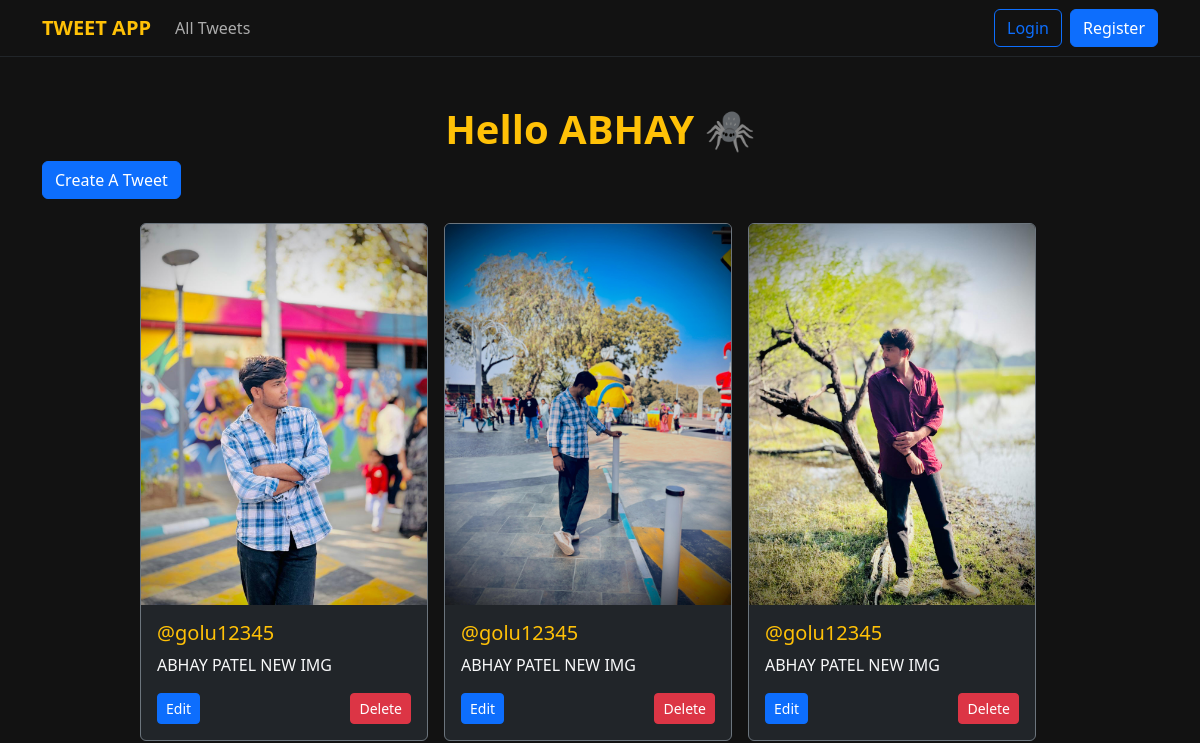
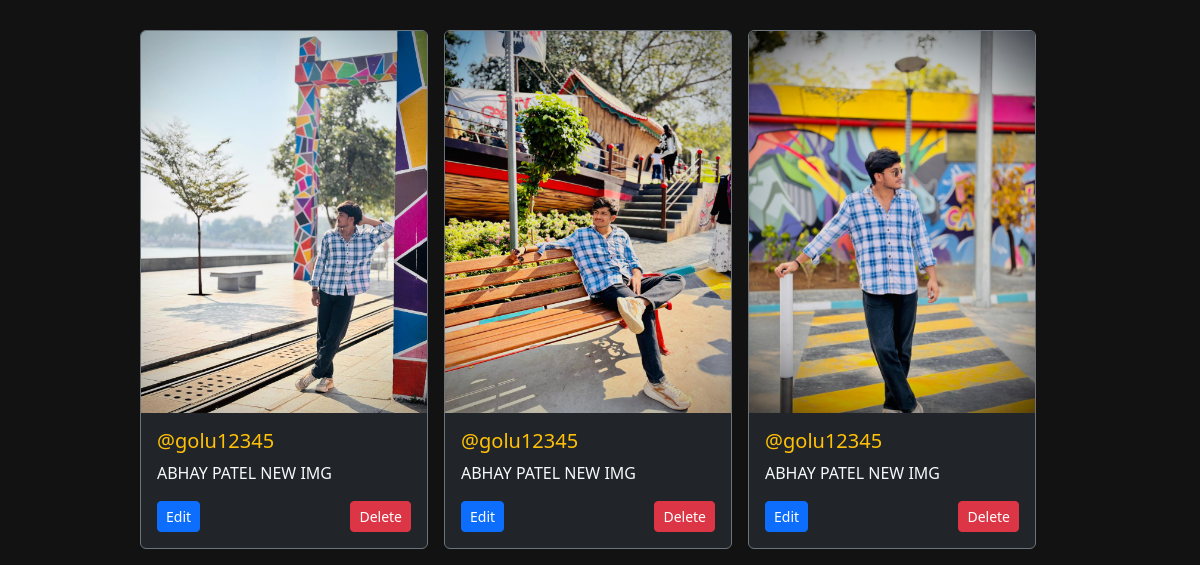
Before: / with the older database file (2 pictures, top to bottom).
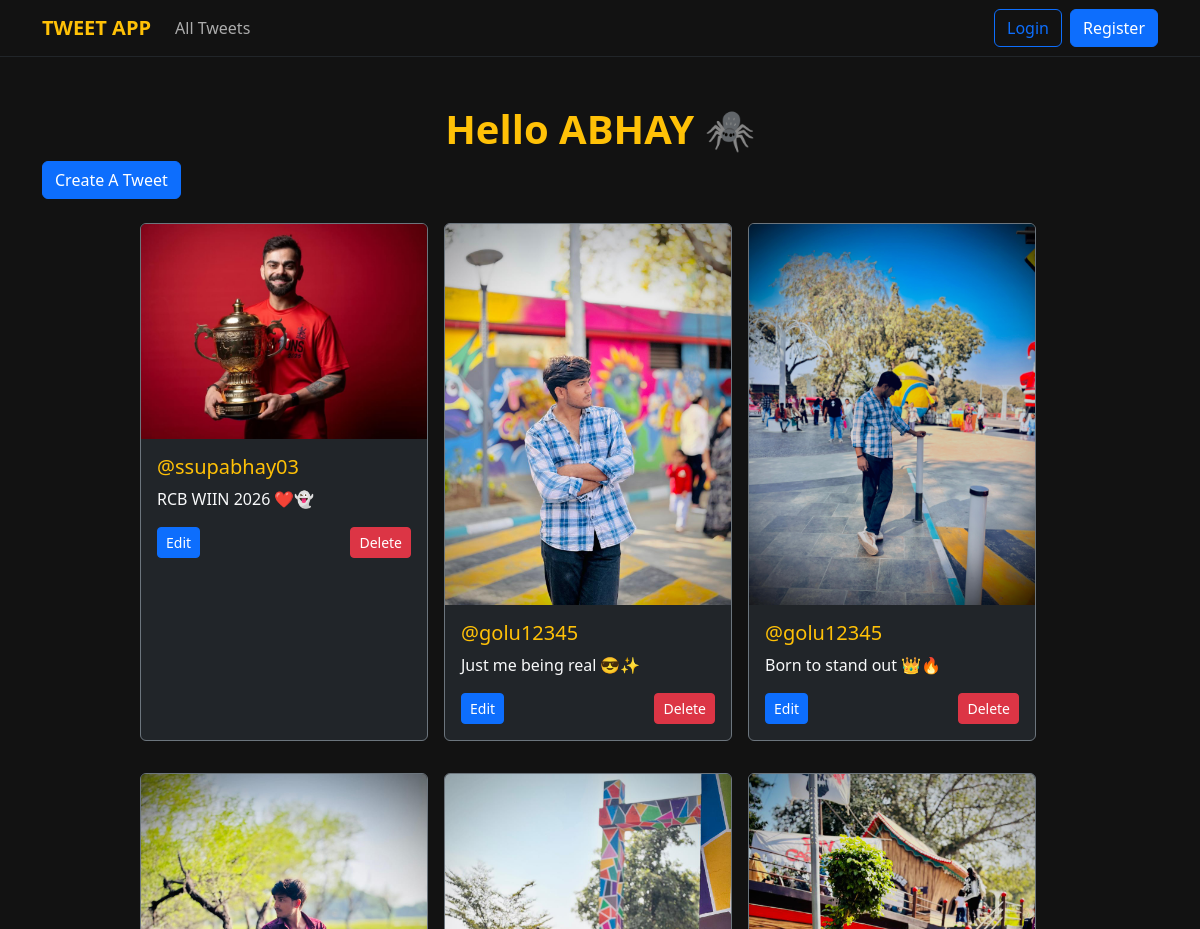
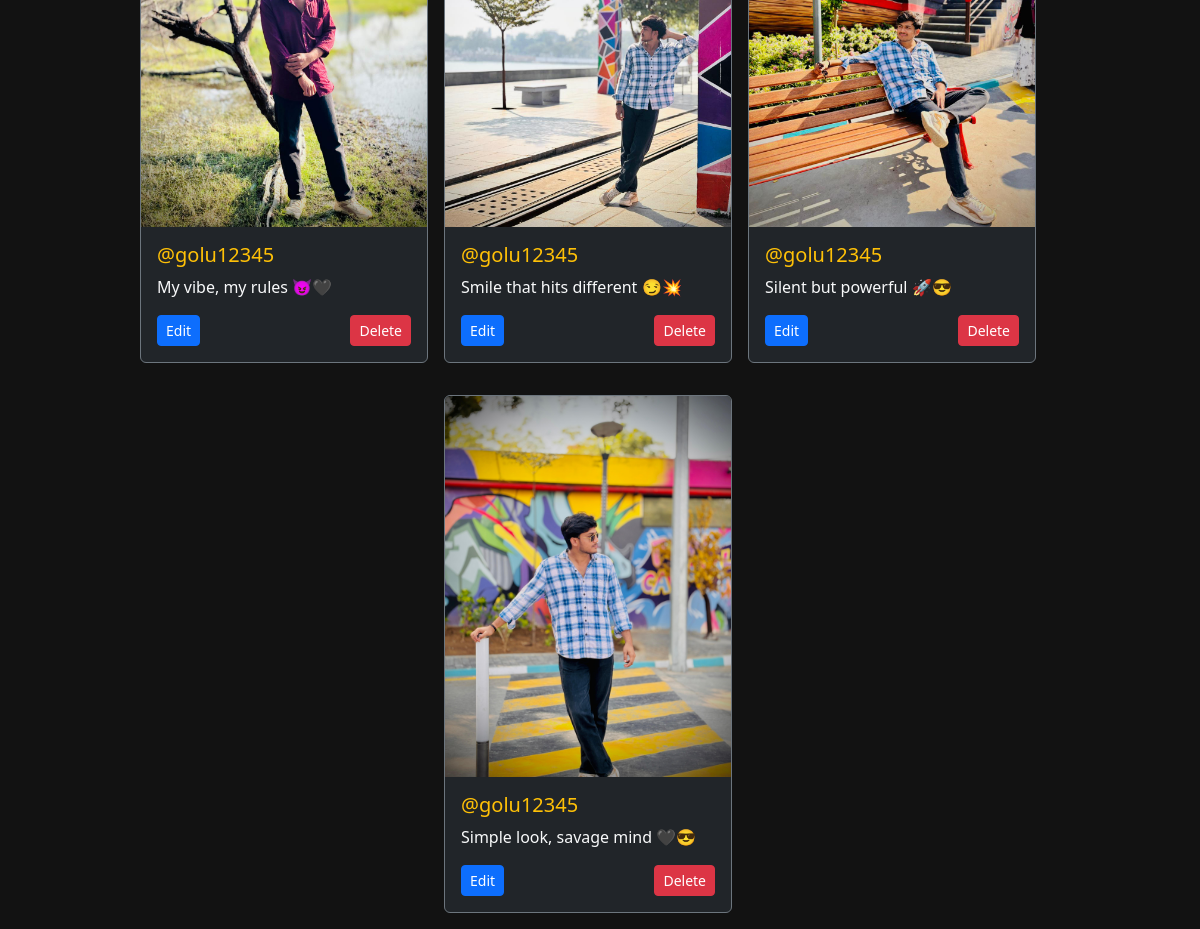
After: the same page with the newer database file (2 pictures, top to bottom).
### myapp/models.py (models this page shows, shortened)
class Tweet(models.Model):
    user = models.ForeignKey(User, on_delete=models.CASCADE)
    text = models.CharField(max_length=240)
    photo = models.ImageField(upload_to='photos/', blank=True, null=True)
    created_at = models.DateTimeField(auto_now_add=True)
    updated_at = models.DateTimeField(auto_now=True)

### myapp/views.py (the view)
# urls.py: path('', views.tweet_list, name='tweet_list'),
def tweet_list(request):
    tweets = Tweet.objects.all().order_by('-created_at')
    return render(request, "myapp/tweet_list.html", {"tweets": tweets})

### myapp/templates/myapp/tweet_list.html (shortened to what this page needs)
{% extends 'layout.html' %}
{% block content %}
<h1 class="text-center fw-bold text-warning mt-5">Hello ABHAY 🕷️</h1>
<a href="{% url 'tweet_create' %}" class="btn btn-primary mb-4">Create A Tweet</a>
<div class="container row gap-3 justify-content-center">
    {% for tweet in tweets %}
    <div class="card bg-dark text-light border-secondary p-0 mb-3" style="width: 18rem;">
        {% if tweet.photo %}
        <img src="{{tweet.photo.url}}" class="card-img-top" alt="...">
        {% else %}
        <div class="bg-secondary card-img-top d-flex align-items-center justify-content-center" style="height: 150px;">
            <span class="text-muted">No Image</span>
        </div>
        {% endif %}
        <div class="card-body">
            <h5 class="card-title text-warning">@{{tweet.user.username}}</h5>
            <p class="card-text">{{tweet.text}}</p>
            <div class="d-flex justify-content-between mt-3">
                <a href="{% url 'tweet_edit' tweet.id %}" class="btn btn-primary btn-sm">Edit</a>
                <a href="{% url 'tweet_delete' tweet.id %}" class="btn btn-danger btn-sm">Delete</a>
            </div>
        </div>
    </div>
    {% empty %}
    <p class="text-center text-muted">No tweets found. Be the first to create one!</p>
    {% endfor %}
</div>
{% endblock %}

### myapp/templates/layout.html (shortened to what this page needs)
{% load static %}
<!DOCTYPE html>
<html lang="en" data-bs-theme="dark">
<head>
    <link href="https://cdn.jsdelivr.net/npm/bootstrap@5.3.3/dist/css/bootstrap.min.css" rel="stylesheet">
</head>
<body style="background-color: #121212; color: white;">
    <nav class="navbar navbar-expand-lg border-bottom border-dark mb-4">
        <div class="container">
            <a class="navbar-brand text-warning fw-bold" href="{% url 'tweet_list' %}">TWEET APP</a>
            <div class="collapse navbar-collapse" id="navbarSupportedContent">
                <ul class="navbar-nav me-auto mb-2 mb-lg-0">
                    <li class="nav-item">
                        <a class="nav-link" href="{% url 'tweet_list' %}">All Tweets</a>
                    </li>
                </ul>
                <div class="d-flex align-items-center">
                    {% if user.is_authenticated %}
                        <span class="navbar-text me-3 text-light">Welcome, @{{ user.username }}!</span>
                        <a href="{% url 'tweet_create' %}" class="btn btn-outline-warning me-2">Tweet</a>
                        <form method="post" action="{% url 'logout' %}">
                            {% csrf_token %}
                            <button type="submit" class="btn btn-danger">Logout</button>
                        </form>
                    {% else %}
                        <a href="{% url 'login' %}" class="btn btn-outline-primary me-2">Login</a>
                        <a href="{% url 'register' %}" class="btn btn-primary">Register</a>
                    {% endif %}
                </div>
            </div>
        </div>
    </nav>
    <div class="container">
        {% block content %}
        {% endblock %}
    </div>
</body>
</html>

Changed rows visible on the page:
added Tweet: photo (picture), user.username "ssupabhay03", text "RCB WIIN 2026 ❤️👻"
changed Tweet: text "ABHAY PATEL NEW IMG" → "Just me being real 😎✨"
changed Tweet: text "ABHAY PATEL NEW IMG" → "Born to stand out 👑🔥"
changed Tweet: text "ABHAY PATEL NEW IMG" → "My vibe, my rules 😈🖤"
changed Tweet: text "ABHAY PATEL NEW IMG" → "Smile that hits different 😏💥"
changed Tweet: text "ABHAY PATEL NEW IMG" → "Silent but powerful 🚀😎"
changed Tweet: text "ABHAY PATEL NEW IMG" → "Simple look, savage mind 🖤😎"
